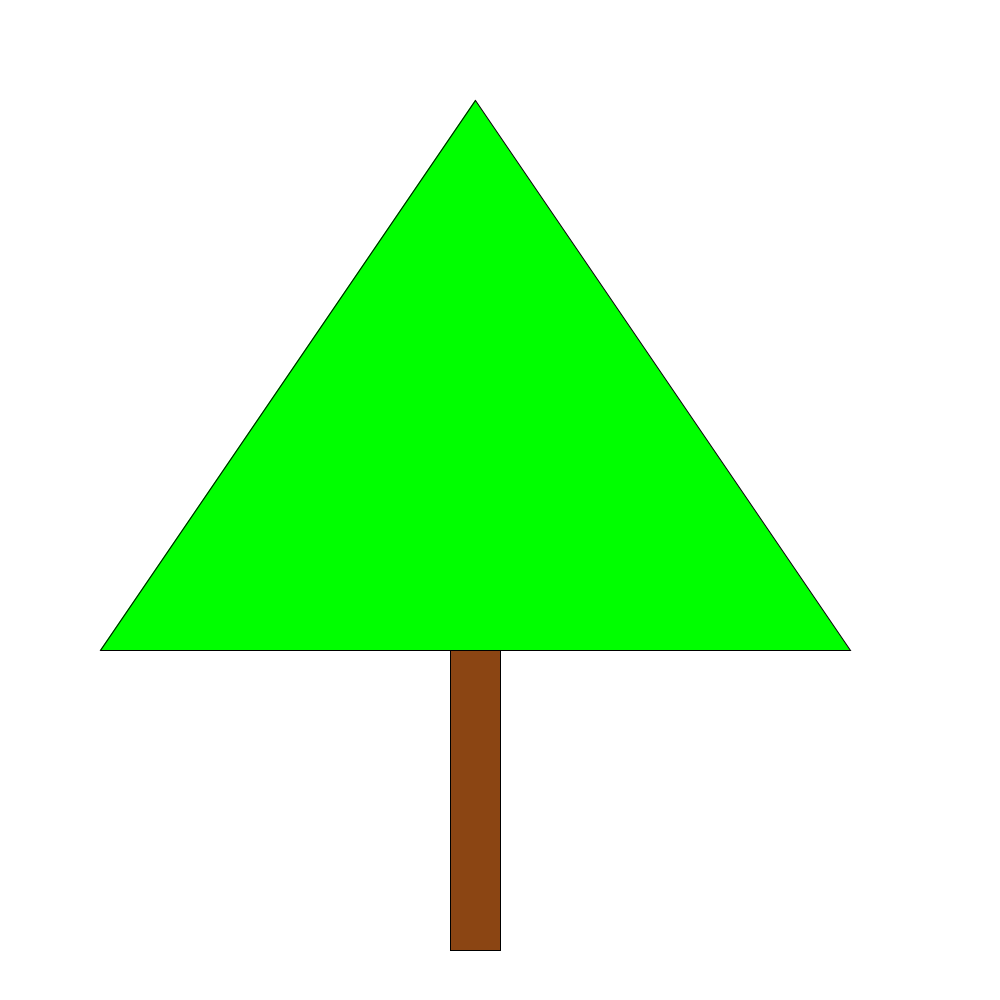
Frame 1 (no input)
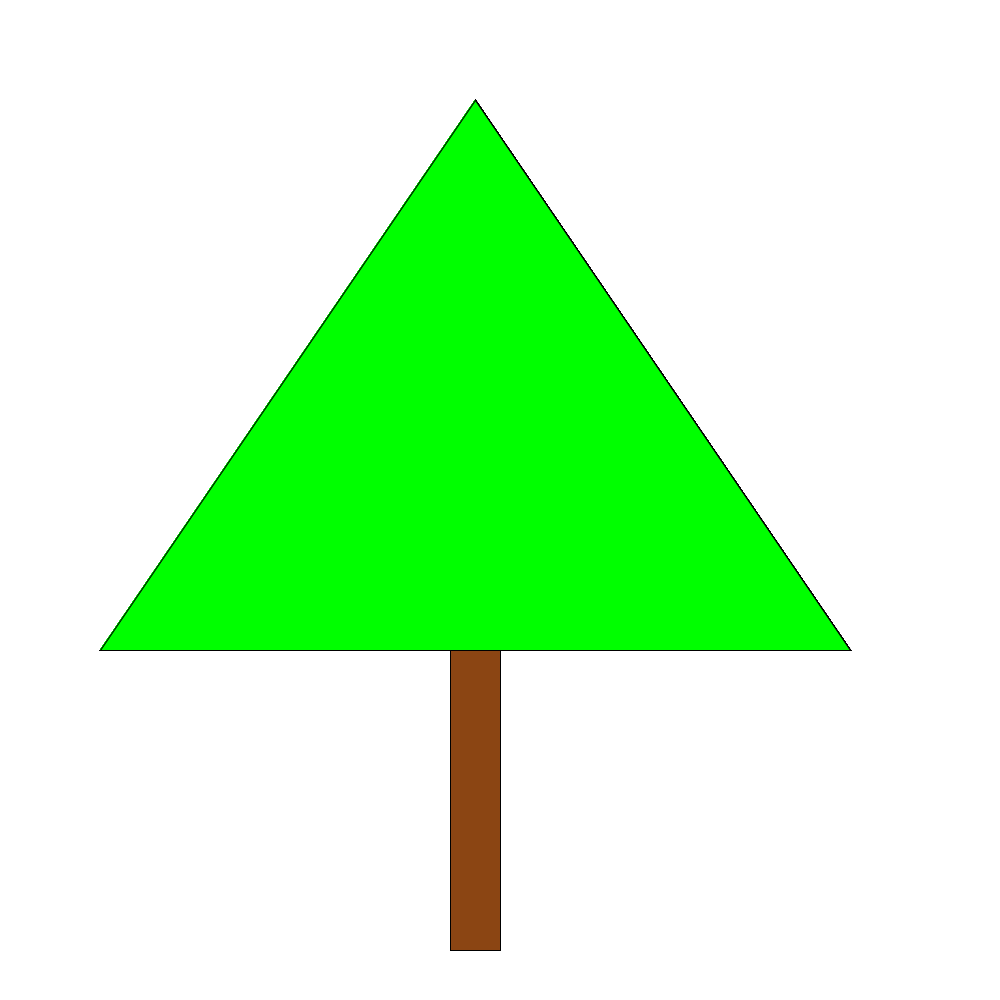
Frame 60 (the mouse pressed at the canvas centre just before this capture)
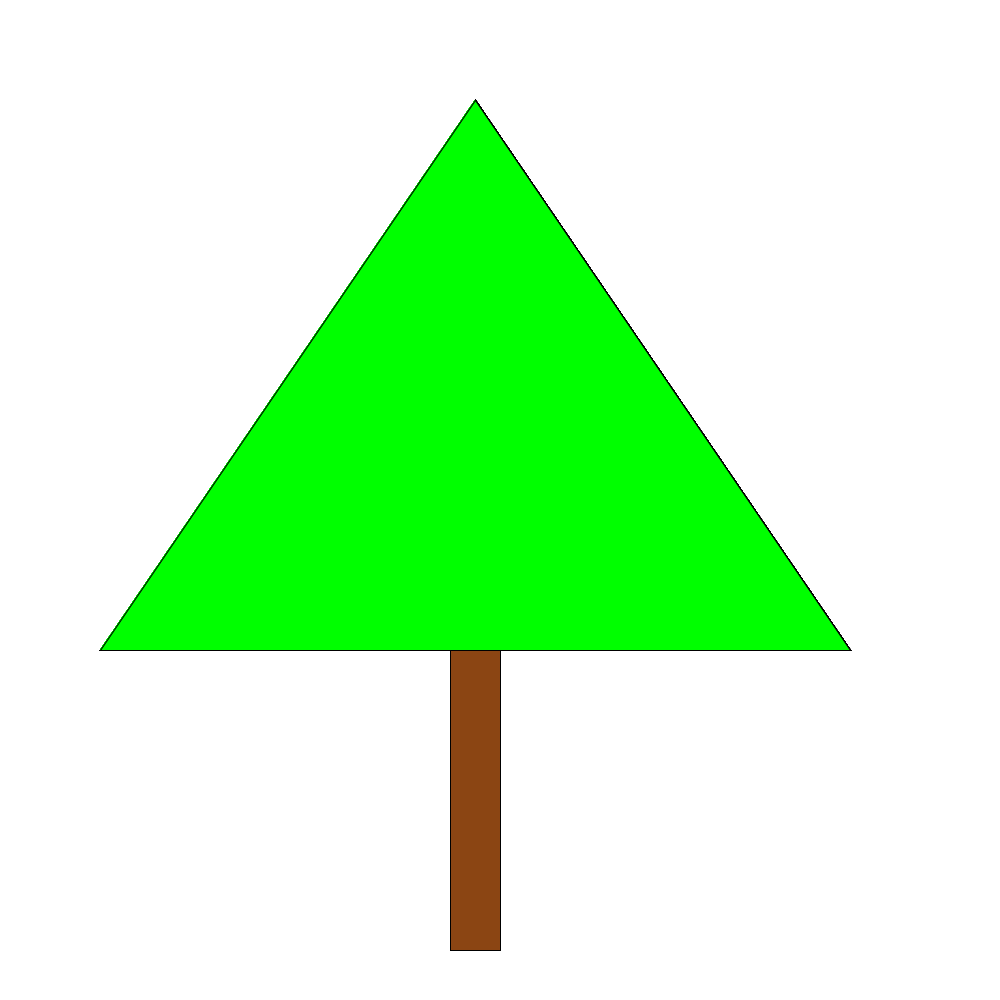
Frame 120 (the mouse held since frame 60 and released just before this capture)

The Processing sketch that drew these frames (run headless with seeded random() and noise(); from frame 60 on, the mouse is pressed at the canvas centre):

// Processing sketch: H09_Opd9
// ── H09_Opd9.pde
void setup(){
size(1000,1000);
background(255,255,255);
}

void draw(){
boom(100,100);
}

void boom(int x, int y){
  fill(139,69,19);
  rect(x+350, 550 + y, 50, 200 + y);
  fill(0,255,0);
  triangle(x, 550+y, x + 375, y, x + 750, 550 + y);
}
